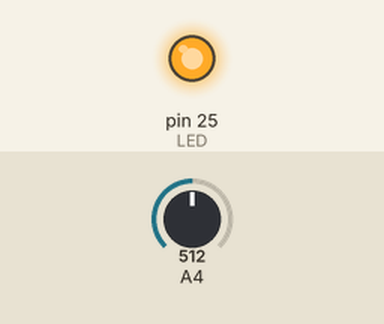
This sketch was run on a simulated Arduino Mega 2560, built with avr-gcc and run on an emulated ATmega2560. Parts: output pins drawn as LEDs (lit = HIGH). Inputs (shaded band) come from the test bench; at power-on: A4 = 512. What the sketch prints to the serial monitor is not drawn.

Above: at 0.1 s.
Timing chart, 0 to 1.6 s (numbered marks = the images above):
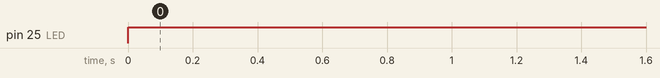

Measured:
- by itself, pin 25 (LED): LOW → HIGH at 0.00 s

The sketch:

Photocell_Sensor.ino
```cpp
/*
Keyestudio smart home Kit for Arduino
Project 6
photocell
http://www.keyestudio.com
*/
int LED = 25; // Set LED pin at D5
int val = 0; // Read the voltage value of the photodiode
void setup () {
       pinMode (LED, OUTPUT); // LED is output
       Serial.begin (115200); // The serial port baud rate is set to 9600
}
void loop () {
       val = analogRead (A4); // Read the voltage value of A1 Pin
       Serial.println (val); // Serial port to view the change of voltage value
       if (val > 2000)
       {// Less than 900, LED light is off
       digitalWrite (LED, LOW);
       }
       else
       {// Otherwise, the LED lights up
       digitalWrite (LED, HIGH);
       }
       delay (10); // Delay 10ms
}
//
```
